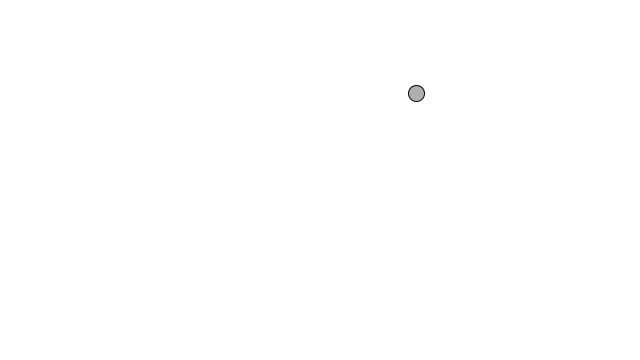
Frame 1 (no input)
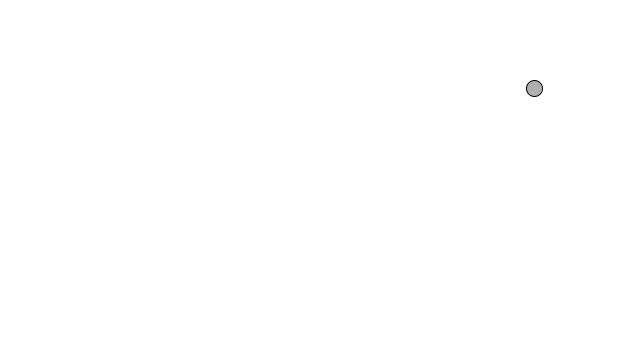
Frame 60 (the mouse pressed at the canvas centre just before this capture)
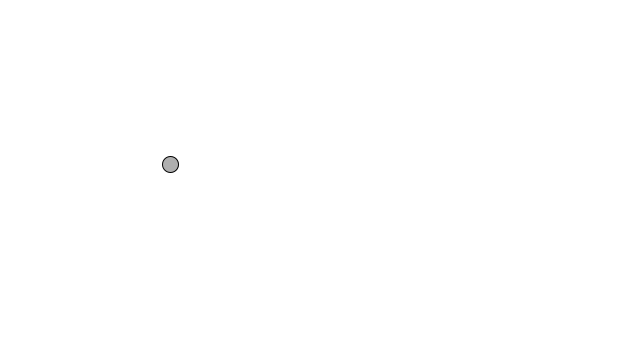
Frame 120 (the mouse held since frame 60 and released just before this capture)

The Processing sketch that drew these frames (run headless with seeded random() and noise(); from frame 60 on, the mouse is pressed at the canvas centre):

// Processing sketch: eg_1_9_motion101_with_random_acceleration
// ── eg_1_9_motion101_with_random_acceleration.pde
Mover mover;
 
void setup() {
  size(640,360);
  mover = new Mover();
}
 
void draw() {
  background(255);
 
  mover.update();
  mover.checkEdges();
  mover.display();
}
 
class Mover {
 
  PVector location;
  PVector velocity;
  PVector acceleration;
  float topspeed;
 
  Mover() {
    location = new PVector(random(width),random(height));
    velocity = new PVector(random(-2,2),random(-2,2));
    acceleration = new PVector(-0.001,0.01);
    topspeed = 10;
  }
 
  void update() {
    acceleration = PVector.random2D();
    velocity.add(acceleration);
    velocity.limit(topspeed);
    location.add(velocity);
  }
 
  void display() {
    stroke(0);
    fill(175);
    ellipse(location.x,location.y,16,16);
  }
 
  void checkEdges() {
    if (location.x > width) {
      location.x = 0;
    } else if (location.x < 0) {
      location.x = width;
    }
 
    if (location.y > height) {
      location.y = 0;
    } else if (location.y < 0) {
      location.y = height;
    }
  }
}
